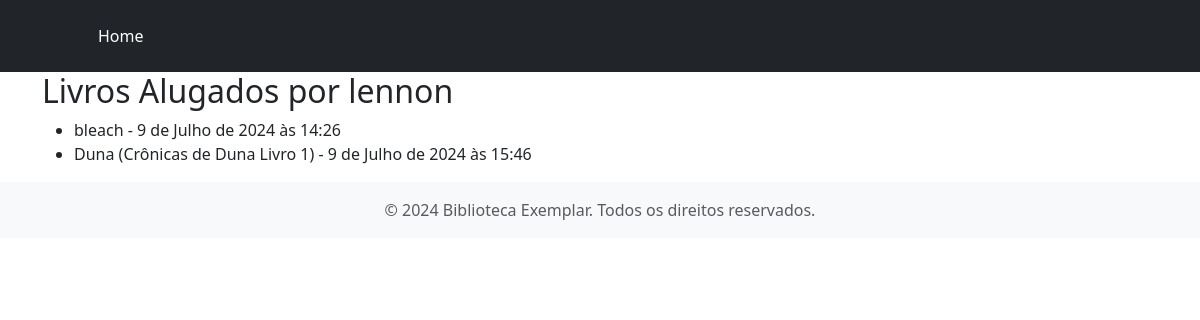
The page /contas/livros_alugados/ (signed in) on the database its author committed.
### contas/models.py (models this page shows)
class Aluguel(models.Model):
    usuario = models.ForeignKey(User, on_delete=models.CASCADE)
    livro = models.CharField(max_length=100)  # Aqui você pode ajustar conforme seu modelo de Livros
    data_aluguel = models.DateTimeField(default=timezone.now)

### contas/views.py (the view)
# urls.py: path('livros_alugados/', views.livros_alugados, name='livros_alugados'),
def livros_alugados(request):
    alugueis = Aluguel.objects.filter(usuario=request.user)
    return render(request, 'inicio/livros_alugados.html', {'alugueis': alugueis})

### templates/inicio/livros_alugados.html
{% extends 'inicio/base.html' %}
{% block content %}
<header class="p-3 bg-dark text-white">
    <div class="container">
        <div class="d-flex flex-wrap align-items-center justify-content-between">
            <a href="/" class="d-flex align-items-center mb-2 mb-lg-0 text-white text-decoration-none">
                <svg class="bi me-2" width="40" height="32" role="img" aria-label="Bootstrap">
                    <use xlink:href="#bootstrap"></use>
                </svg>
            </a>
            <ul class="nav col-12 col-lg-auto me-lg-auto mb-2 justify-content-center mb-md-0">
                <li><a href="{% url 'index' %}" class="nav-link px-2 text-white">Home</a></li>
            </ul>
</header>
<div class="container">
    <h2>Livros Alugados por {{ request.user.username }}</h2>
    <ul>
        {% for aluguel in alugueis %}
        <li>{{ aluguel.livro }} - {{ aluguel.data_aluguel }}</li>
        {% empty %}
        <li>Nenhum livro alugado.</li>
        {% endfor %}
    </ul>
</div>
{% endblock %}

### rows shown on the page
Aluguel: livro "bleach", data_aluguel "9 de Julho de 2024 às 14:26"
Aluguel: livro "Duna (Crônicas de Duna Livro 1)", data_aluguel "9 de Julho de 2024 às 15:46"

### other values the page prints
{{ request.user.username }} "lennon"
